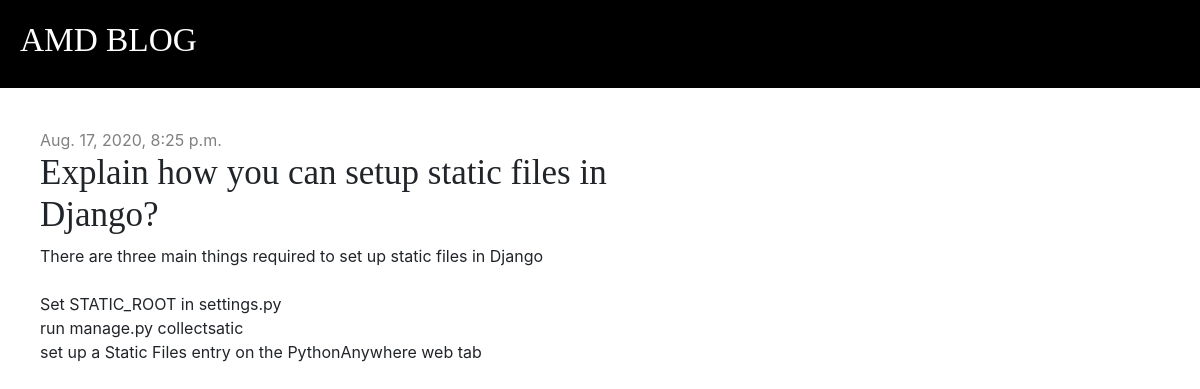
Screenshot of /post/11/ with the database file from the repository.
### blog/models.py (models this page shows, shortened)
class Post(models.Model):
    author = models.ForeignKey('auth.User', on_delete=models.CASCADE)
    title = models.CharField(max_length=200)
    text = models.TextField()
    created_date = models.DateTimeField(default=timezone.now)
    published_date = models.DateTimeField(blank=True, null=True)

### blog/views.py (the view)
# urls.py: path('post/<int:pk>/', views.post_detail, name='post_detail'),
def post_detail(request, pk):
    post = get_object_or_404(Post, pk=pk)
    stuff_for_frontend = {'post': post}
    return render(request, 'blog/post_detail.html', stuff_for_frontend)

### blog/templates/blog/post_detail.html (shortened to what this page needs)
{% extends "blog/base.html" %}
{% block content %}
    <div class="post">
        {% if post.published_date %}
            <div class="date">
                {{ post.published_date }}
            </div>
        {% else %}
        <a href="{% url 'post_publish' pk=post.pk %}" class="btn btn-primary">Publish</a>
        {% endif %}
            <h1>{{ post.title }}</h1>
            <p>{{ post.text|linebreaksbr }}</p>
    </div>
{% endblock content %}

### blog/static/css/blog.css (style rules this page uses)
h1, h2, h3, h4 { font-family: 'Tinos', serif; font-size: 35px; }
.date { color: grey; }
.post { margin-bottom: 70px; }

### rows the page displays
Post: published_date "Aug. 17, 2020, 8:25 p.m.", title "Explain how you can setup static files in Django?", text "There are three main things required to set up static files in Django Set STATIC_ROOT in settings.py run manage.py collectsatic set up a Static Files entry on the PythonAnywhere web tab"
